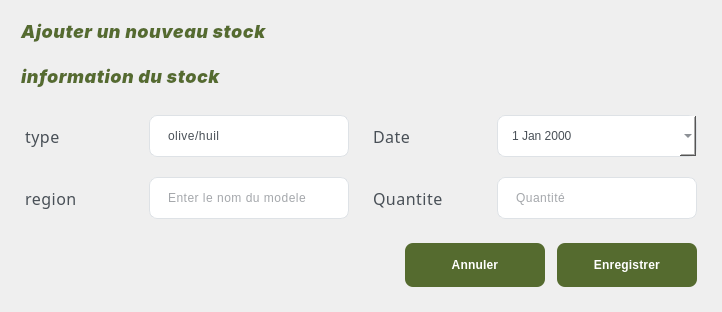
                   <widget class="QFrame" name="stockAddCard">
                    <property name="styleSheet">
                     <string notr="true">QFrame#stockAddCard {
    background-color: #ffffff;
    border: 1px solid #e9ecef;
    border-radius: 12px;
}
</string>
                    </property>
                    <layout class="QVBoxLayout" name="stockAddCardLayout">
                     <property name="leftMargin">
                      <number>16</number>
                     </property>
                     <property name="topMargin">
                      <number>16</number>
                     </property>
                     <property name="rightMargin">
                      <number>16</number>
                     </property>
                     <property name="bottomMargin">
                      <number>16</number>
                     </property>
                     <item>
                      <widget class="QLabel" name="stockAddTitle">
                       <property name="font">
                        <font>
                         <family>Inter</family>
                         <pointsize>-1</pointsize>
                         <italic>true</italic>
                         <bold>true</bold>
                        </font>
                       </property>
                       <property name="styleSheet">
                        <string notr="true">QLabel {
    color: #556B2F;
    font-family: 'Inter', 'Segoe UI', Arial, sans-serif;
    font-weight: 700;
    font-style: italic;
    font-size: 18px;
    letter-spacing: 0.5px;
    margin-bottom: 8px;
    padding: 4px 0px;
    line-height: 1.5;
}
</string>
                       </property>
                       <property name="text">
                        <string>Ajouter un nouveau stock</string>
                       </property>
                      </widget>
                     </item>
                     <item>
                      <widget class="QLabel" name="stockFormTitle">
                       <property name="font">
                        <font>
                         <family>Inter</family>
                         <pointsize>-1</pointsize>
                         <italic>true</italic>
                         <bold>true</bold>
                        </font>
                       </property>
                       <property name="styleSheet">
                        <string notr="true">QLabel {
    color: #556B2F;
    font-family: 'Inter', 'Segoe UI', Arial, sans-serif;
    font-weight: 700;
    font-style: italic;
    font-size: 18px;
    letter-spacing: 0.5px;
    margin-bottom: 8px;
    padding: 4px 0px;
    line-height: 1.5;
}
</string>
                       </property>
                       <property name="text">
                        <string>information du stock</string>
                       </property>
                      </widget>
                     </item>
                     <item>
                      <widget class="QWidget" name="formWidget_6" native="true">
                       <layout class="QGridLayout" name="employeeFormLayout_7">
                        <property name="horizontalSpacing">
                         <number>24</number>
                        </property>
                        <property name="verticalSpacing">
                         <number>20</number>
                        </property>
                        <item row="0" column="3">
                         <widget class="QDateEdit" name="startDateEdit_7">
                          <property name="minimumSize">
                           <size>
                            <width>200</width>
                            <height>38</height>
                           </size>
                          </property>
                          <property name="maximumSize">
                           <size>
                            <width>16777215</width>
                            <height>42</height>
                           </size>
                          </property>
                          <property name="styleSheet">
                           <string notr="true">QDateEdit {
    padding: 8px 12px;
    border: 1px solid #dee2e6;
    border-radius: 8px;
    background-color: white;
    color: #495057;
    font-weight: 300;
    min-height: 20px;
}

QDateEdit:hover {
    border-color: #adb5bd;
}

QDateEdit:focus {
    border-color: #007bff;
}</string>
                          </property>
                          <property name="calendarPopup">
                           <bool>true</bool>
                          </property>
                         </widget>
                        </item>
                        <item row="1" column="0">
                         <widget class="QLabel" name="emailLabel_7">
                          <property name="minimumSize">
                           <size>
                            <width>100</width>
                            <height>20</height>
                           </size>
                          </property>
                          <property name="font">
                           <font>
                            <family>Poppins</family>
                            <pointsize>12</pointsize>
                            <bold>false</bold>
                           </font>
                          </property>
                          <property name="styleSheet">
                           <string notr="true">QLabel {
    color: #495057;
    font-weight: 400;
    letter-spacing: 0.5px;
}</string>
                          </property>
                          <property name="text">
                           <string>region</string>
                          </property>
                         </widget>
                        </item>
                        <item row="1" column="1">
                         <widget class="QLineEdit" name="emailEdit_11">
                          <property name="minimumSize">
                           <size>
                            <width>200</width>
                            <height>42</height>
                           </size>
                          </property>
                          <property name="maximumSize">
                           <size>
                            <width>16777215</width>
                            <height>42</height>
                           </size>
                          </property>
                          <property name="styleSheet">
                           <string notr="true">QLineEdit {
    padding: 12px 16px;
    border: 1px solid #dee2e6;
    border-radius: 8px;
    background-color: #ffffff;
    color: #495057;
    font-weight: 300;
    letter-spacing: 0.5px;
}

QLineEdit:focus {
    border-color: #007bff;
    outline: none;
}

QLineEdit:hover {
    border-color: #adb5bd;
}</string>
                          </property>
                          <property name="text">
                           <string/>
                          </property>
                          <property name="placeholderText">
                           <string>Enter le nom du modele</string>
                          </property>
                         </widget>
                        </item>
                        <item row="0" column="2">
                         <widget class="QLabel" name="startDateLabel_7">
                          <property name="minimumSize">
                           <size>
                            <width>100</width>
                            <height>20</height>
                           </size>
                          </property>
                          <property name="font">
                           <font>
                            <family>Poppins</family>
                            <pointsize>12</pointsize>
                            <bold>false</bold>
                           </font>
                          </property>
                          <property name="styleSheet">
                           <string notr="true">QLabel {
    color: #495057;
    font-weight: 400;
    letter-spacing: 0.5px;
}</string>
                          </property>
                          <property name="text">
                           <string>Date </string>
                          </property>
                         </widget>
                        </item>
                        <item row="0" column="1">
                         <widget class="QLineEdit" name="emailEdit_12">
                          <property name="minimumSize">
                           <size>
                            <width>200</width>
                            <height>42</height>
                           </size>
                          </property>
                          <property name="maximumSize">
                           <size>
                            <width>16777215</width>
                            <height>42</height>
                           </size>
                          </property>
                          <property name="styleSheet">
                           <string notr="true">QLineEdit {
    padding: 12px 16px;
    border: 1px solid #dee2e6;
    border-radius: 8px;
    background-color: #ffffff;
    color: #495057;
    font-weight: 300;
    letter-spacing: 0.5px;
}

QLineEdit:focus {
    border-color: #007bff;
    outline: none;
}

QLineEdit:hover {
    border-color: #adb5bd;
}</string>
                          </property>
                          <property name="text">
                           <string>olive/huil</string>
                          </property>
                          <property name="placeholderText">
                           <string>Enter le nom du modele</string>
                          </property>
                         </widget>
                        </item>
                        <item row="0" column="0">
                         <widget class="QLabel" name="emailLabel_8">
                          <property name="minimumSize">
                           <size>
                            <width>100</width>
                            <height>20</height>
                           </size>
                          </property>
                          <property name="font">
                           <font>
                            <family>Poppins</family>
                            <pointsize>12</pointsize>
                            <bold>false</bold>
                           </font>
                          </property>
                          <property name="styleSheet">
                           <string notr="true">QLabel {
    color: #495057;
    font-weight: 400;
    letter-spacing: 0.5px;
}</string>
                          </property>
                          <property name="text">
                           <string>type </string>
                          </property>
                         </widget>
                        </item>
                        <item row="1" column="2">
                         <widget class="QLabel" name="roleLabel_10">
                          <property name="minimumSize">
                           <size>
                            <width>100</width>
                            <height>20</height>
                           </size>
                          </property>
                          <property name="font">
                           <font>
                            <family>Poppins</family>
                            <pointsize>12</pointsize>
                            <bold>false</bold>
                           </font>
                          </property>
                          <property name="styleSheet">
                           <string notr="true">QLabel {
    color: #495057;
    font-weight: 400;
    letter-spacing: 0.5px;
}</string>
                          </property>
                          <property name="text">
                           <string>Quantite</string>
                          </property>
                         </widget>
                        </item>
                        <item row="1" column="3">
                         <widget class="QLineEdit" name="marqueEdit_7">
                          <property name="minimumSize">
                           <size>
                            <width>200</width>
                            <height>42</height>
                           </size>
                          </property>
                          <property name="maximumSize">
                           <size>
                            <width>16777215</width>
                            <height>42</height>
                           </size>
                          </property>
                          <property name="styleSheet">
                           <string notr="true">QLineEdit {
    padding: 12px 16px;
    border: 1px solid #dee2e6;
    border-radius: 8px;
    background-color: #ffffff;
    color: #495057;
    font-weight: 300;
    letter-spacing: 0.5px;
}

QLineEdit:focus {
    border-color: #007bff;
    outline: none;
}

QLineEdit:hover {
    border-color: #adb5bd;
}</string>
                          </property>
                          <property name="text">
                           <string/>
                          </property>
                          <property name="readOnly">
                           <bool>false</bool>
                          </property>
                          <property name="placeholderText">
                           <string>Quantité</string>
                          </property>
                         </widget>
                        </item>
                       </layout>
                      </widget>
                     </item>
                     <item>
                      <widget class="QWidget" name="stockFormButtons" native="true">
                       <layout class="QHBoxLayout" name="stockFormButtonsLayout">
                        <property name="spacing">
                         <number>12</number>
                        </property>
                        <item>
                         <spacer name="stockFormButtonsSpacer">
                          <property name="orientation">
                           <enum>Qt::Orientation::Horizontal</enum>
                          </property>
                          <property name="sizeHint" stdset="0">
                           <size>
                            <width>40</width>
                            <height>20</height>
                           </size>
                          </property>
                         </spacer>
                        </item>
                        <item>
                         <widget class="QPushButton" name="cancelStockBtn">
                          <property name="minimumSize">
                           <size>
                            <width>140</width>
                            <height>44</height>
                           </size>
                          </property>
                          <property name="styleSheet">
                           <string notr="true">QPushButton {
    background-color: #556B2F;   /* Base green */
    color: white;
    border: none;
    border-radius: 8px;
    padding: 0px;
    font-weight: 500;
    font-family: 'Poppins', 'Segoe UI', Arial, sans-serif;
    letter-spacing: 0.2px;
}

QPushButton:hover {
    background-color: #4E6229;   /* Darker green */
}

QPushButton:pressed {
    background-color: #3F4F21;   /* Deep green */
}
</string>
                          </property>
                          <property name="text">
                           <string>Annuler</string>
                          </property>
                         </widget>
                        </item>
                        <item>
                         <widget class="QPushButton" name="saveStockBtn">
                          <property name="minimumSize">
                           <size>
                            <width>140</width>
                            <height>44</height>
                           </size>
                          </property>
                          <property name="styleSheet">
                           <string notr="true">QPushButton {
    background-color: #556B2F;   /* Base green */
    color: white;
    border: none;
    border-radius: 8px;
    padding: 0px;
    font-weight: 500;
    font-family: 'Poppins', 'Segoe UI', Arial, sans-serif;
    letter-spacing: 0.2px;
}

QPushButton:hover {
    background-color: #4E6229;   /* Darker green */
}

QPushButton:pressed {
    background-color: #3F4F21;   /* Deep green */
}
</string>
                          </property>
                          <property name="text">
                           <string>Enregistrer</string>
                          </property>
                         </widget>
                        </item>
                       </layout>
                      </widget>
                     </item>
                    </layout>
                   </widget>
